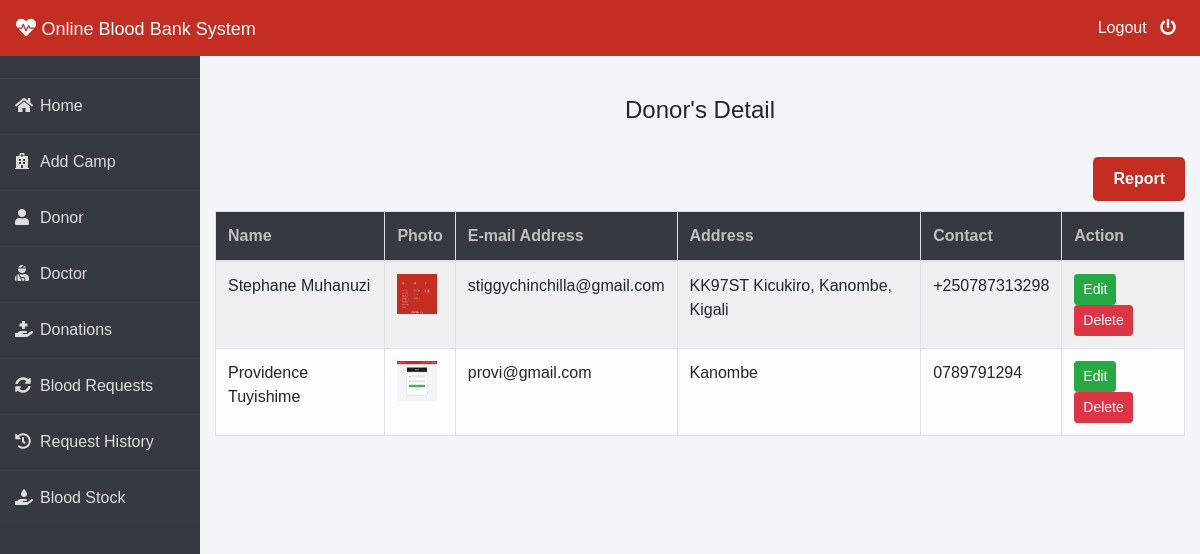
/admin-donor (signed in), run on an earlier commit of the app's database.
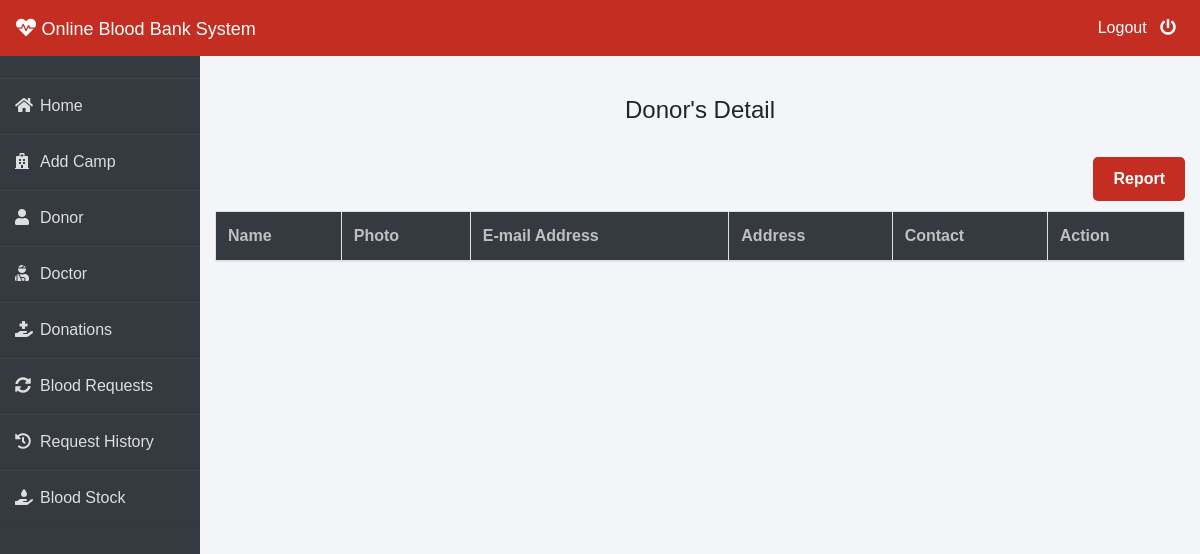
And on a later commit of the database.
### donor/models.py (models this page shows, shortened)
class Donor(models.Model):
    user=models.OneToOneField(User,on_delete=models.CASCADE)
    profile_pic= models.ImageField(upload_to='profile_pic/Donor/',null=True,blank=True)
    email=models.CharField(max_length=40)
    address = models.CharField(max_length=40)
    mobile = models.CharField(max_length=20,null=False)
    @property
    def get_name(self):
        return self.user.first_name+" "+self.user.last_name

### blood/views.py (the view)
# urls.py: path('admin-donor', views.admin_donor_view,name='admin-donor'),
@login_required(login_url='adminlogin')
def admin_donor_view(request):
    donors = dmodels.Donor.objects.all()
    return render(request, 'blood/admin_donor.html', {'donors': donors})

### templates/blood/admin_donor.html (shortened to what this page needs)
{% extends 'blood/adminbase.html' %}
{% block content %}
{% load widget_tweaks %}
{%load static%}
<br><br>
<div class="container">
    <H4 class="text-center">Donor's Detail</H4><br>
    <a href="{% url 'admin_donor_view_report' %}" id="donor-detail-report">Report</a>
    <table class="table table-light table-hover table-bordered table-striped" style="margin-top: 30px;">
        <thead class="bg-dark">
            <tr>
                <th scope="col" style="color: rgb(192, 192, 192);">Name</th>
                <th scope="col" style="color: rgb(192, 192, 192);">Photo</th>
                <th scope="col" style="color: rgb(192, 192, 192);">E-mail Address</th>
                <th scope="col" style="color: rgb(192, 192, 192);">Address</th>
                <th scope="col" style="color: rgb(192, 192, 192);">Contact</th>
                <th style="color: rgb(192, 192, 192);">Action</th>
            </tr>
        </thead>
        <tbody>
            {% for t in donors %}
            <tr>
                <td> {{t.get_name}}</td>
                <td> <img src="{% static t.profile_pic.url %}" alt="Profile Pic" height="40px" width="40px" /></td>
                <td>{{t.email}}</td>
                <td>{{t.address}}</td>
                <td>{{t.mobile}}</td>
                <td>
                    <button class="btn btn-success btn-sm"><a  style="text-decoration: none;color: white;" href="{% url 'update-donor' t.id  %}">Edit</a> </button>
                    <button class="btn btn-danger btn-sm"><a  style="text-decoration: none;color: white;" href="{% url 'delete-donor' t.id  %}">Delete</a> </button>
                </td>
            </tr>
            {% endfor %}
        </tbody>
    </table>
</div>
{% endblock content %}

### templates/blood/adminbase.html (shortened to what this page needs)
<!DOCTYPE html>
<html lang="en">
{% load static %}
<head>
    <link rel="stylesheet" href="https://maxcdn.bootstrapcdn.com/bootstrap/4.0.0/css/bootstrap.min.css">
    <link rel="stylesheet" href="https://cdnjs.cloudflare.com/ajax/libs/font-awesome/5.14.0/css/all.css">
</head>
<body>
    <nav class="navbar navbar-expand-lg navbar-light fixed-top bg-danger">
        <a style="color:white;" class="navbar-brand" href="/"><i class="fa fa-heartbeat"></i>&nbsp;<font face = "Comic sans MS" size ="4">Online Blood Bank System</font></a>
        <div class="navbar-collapse collapse w-100 order-3 dual-collapse2">
            <ul class="navbar-nav ml-auto">
                <li class="nav-item">
                    <a class="nav-link" style="color: white;" href="/logout">Logout &nbsp; <i class="fas fa-power-off"></i></a>
                </li>
            </ul>
        </div>
      </nav>
<br><br>
<div class="wrapper">
    <div class="sidebar">
        <ul>
            <li><a style="text-decoration:none;" href="/"><i class="fas fa-home"></i>Home</a></li>
            <li><a style="text-decoration:none;" href="{% url 'admin_add_hospital' %}"><i class="fas fa-hospital"></i>Add Camp</a></li>
            <li><a style="text-decoration:none;" href="/admin-donor"><i class="fas fa-user"></i>Donor</a></li>
            <li><a style="text-decoration:none;" href="/admin-patient"><i class="fas fa-user-injured"></i>Doctor</a></li>
            <li><a style="text-decoration:none;" href="/admin-donation"><i class="fas fa-hand-holding-medical"></i>Donations</a></li>
            <li><a style="text-decoration:none;" href="/admin-request"><i class="fas fa-sync-alt"></i>Blood Requests</a></li>
            <li><a style="text-decoration:none;" href="/admin-request-history"><i class="fas fa-history"></i>Request History</a></li>
            <li><a style="text-decoration:none;" href="/admin-blood"><i class="fas fa-hand-holding-water"></i>Blood Stock</a></li>
        </ul>
    </div>
    <div class="main_content">
{% block content %}
{% endblock content %}
    </div>
</div>
</body>
</html>

### templates/blood/adminbase.html (style rules this page uses)
* { margin: 0; padding: 0; box-sizing: border-box; list-style: none; text-decoration: none; font-family: 'Josefin Sans', sans-serif; }
body { background-color: #f3f5f9; }
.bg-danger { background-color: #c32d22!important; }
.wrapper { display: flex; position: relative; }
.wrapper .sidebar { width: 200px; height: 100%; background: #343a40; padding: 30px 0px; position: fixed; }
.wrapper .sidebar ul li { padding: 15px; border-bottom: 1px solid #dedede; border-bottom: 1px solid rgba(0,0,0,0.05); border-top: 1px solid rgba(255,255,255,0.05); }
.wrapper .sidebar ul li a { color: #dedede; display: block; }
.wrapper .sidebar ul li a .fas { width: 25px; }
.wrapper .main_content { width: 100%; margin-left: 200px; }

### templates/blood/admin_donor.html (style rules this page uses)
#donor-detail-report { background-color: #C32D22; float: right; padding: 10px 20px; color: white; font-weight: bold; border-radius: 5px; margin-bottom: 10px; text-decoration: none; }

What changed in the data, as far as the page shows it:
removed Donor: get_name "Stephane Muhanuzi", profile_pic (picture), email "stiggychinchilla@gmail.com", address "KK97ST Kicukiro, Kanombe, Kigali", mobile "+250787313298"
removed Donor: get_name "Providence Tuyishime", profile_pic (picture), email "provi@gmail.com", address "Kanombe", mobile "0789791294"
